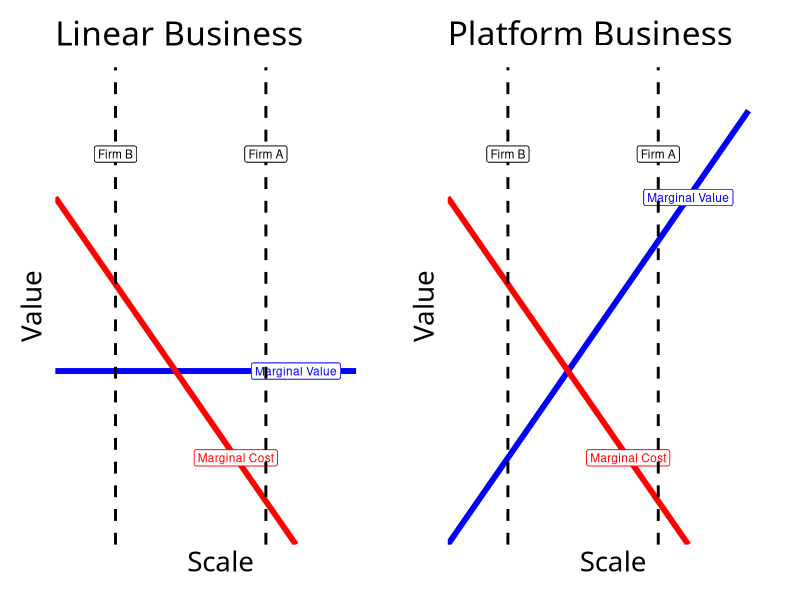
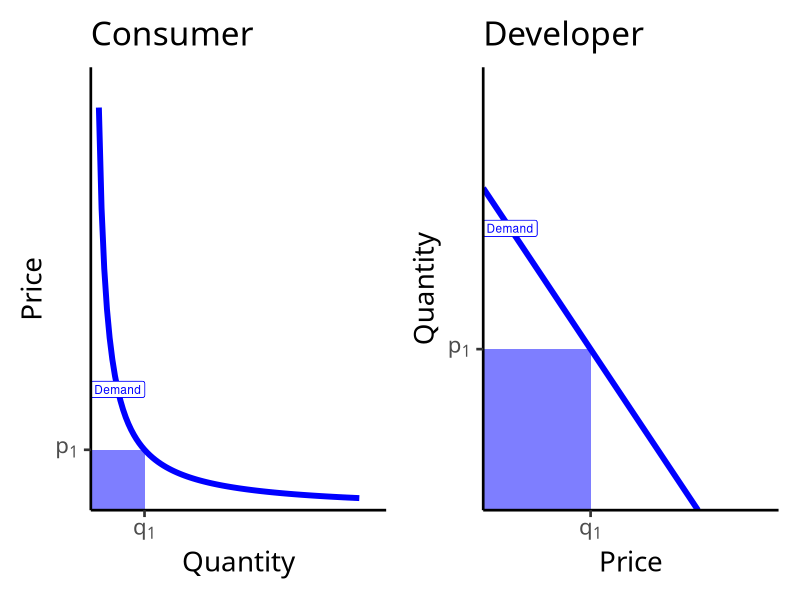
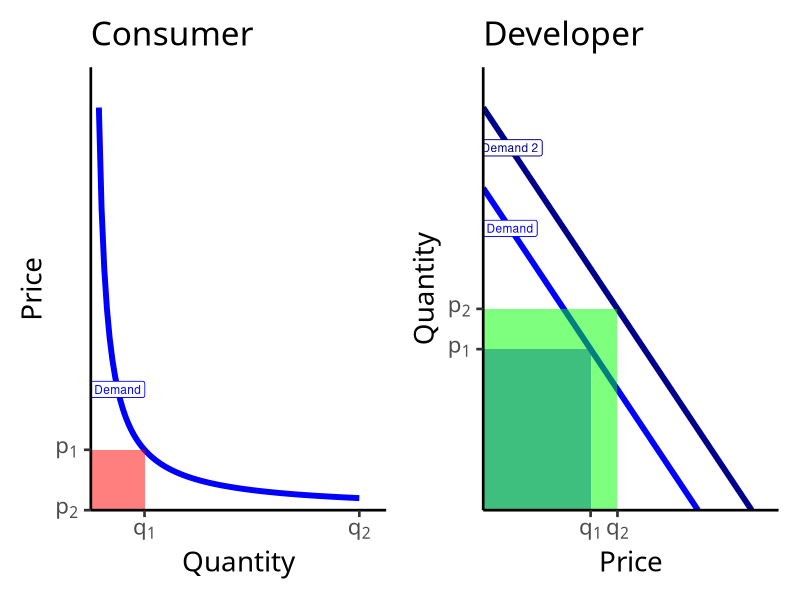

R code for these plots, in order:
## ---- chunk 1
options(htmltools.dir.version = FALSE)
knitr::opts_chunk$set(echo = F,
                      warning = F,
                      message = F,
                      fig.retina = 3,
                      fig.align = "center")
library("tidyverse")
library("ggrepel")

theme_slides <- theme_light() + 
  theme(
    text = element_text(family = "Fira Sans", size = 24)
  )

## ---- chunk 2
library(patchwork)
mv_linear=function(x){4}
mc_linear=function(x){8-x}

p1<-ggplot(data.frame(x=c(0,10)), aes(x=x))+
  stat_function(fun=mv_linear, geom="line", size=2, color = "blue")+
    geom_label(aes(x=8,y=mv_linear(8)), color = "blue", label="Marginal Value", size = 3)+
  stat_function(fun=mc_linear, geom="line", size=2, color = "red")+
    geom_label(aes(x=6,y=mc_linear(6)), color = "red", label="Marginal Cost", size = 3)+
  geom_vline(xintercept=2, size=1, linetype="dashed")+
  geom_label(x = 2, y = 9, label = "Firm B", size=3)+
  
  geom_vline(xintercept=7, size=1, linetype="dashed")+
  geom_label(x = 7, y = 9, label = "Firm A", size=3)+

    scale_x_continuous(breaks=NULL,
                     limits=c(0,10),
                     expand=expand_scale(mult=c(0,0.1)))+
  scale_y_continuous(breaks=NULL,
                     limits=c(0,10),
                     expand=expand_scale(mult=c(0,0.1)))+
  guides(fill=F)+
  labs(title = "Linear Business",
       x = "Scale",
       y = "Value")+
  theme_classic(base_family = "Fira Sans Condensed", base_size=20)

mv_platform=function(x){x}
mc_platform=function(x){8-x}

p2<-ggplot(data.frame(x=c(0,10)), aes(x=x))+
  stat_function(fun=mv_platform, geom="line", size=2, color = "blue")+
    geom_label(aes(x=8,y=mv_platform(8)), color = "blue", label="Marginal Value", size = 3)+
  stat_function(fun=mc_platform, geom="line", size=2, color = "red")+
    geom_label(aes(x=6,y=mc_platform(6)), color = "red", label="Marginal Cost", size = 3)+
  geom_vline(xintercept=2, size=1, linetype="dashed")+
  geom_label(x = 2, y = 9, label = "Firm B", size=3)+
  
  geom_vline(xintercept=7, size=1, linetype="dashed")+
  geom_label(x = 7, y = 9, label = "Firm A", size=3)+
  
    scale_x_continuous(breaks=NULL,
                     limits=c(0,10),
                     expand=expand_scale(mult=c(0,0.1)))+
  scale_y_continuous(breaks=NULL,
                     limits=c(0,10),
                     expand=expand_scale(mult=c(0,0.1)))+
  guides(fill=F)+
  labs(title = "Platform Business",
       x = "Scale",
       y = "Value")+
  theme_classic(base_family = "Fira Sans Condensed", base_size=20)

p1+p2
## ---- chunk 3
demand_a=function(x){3/x}

p3<-ggplot(data.frame(x=c(0,10)), aes(x=x))+
  stat_function(fun=demand_a, geom="line", size=2, color = "blue")+
  geom_label(aes(x=1,y=demand_a(1)), color = "blue", label="Demand", size = 3)+
  geom_rect(xmin=0,xmax=2,ymin=0,ymax=demand_a(2), fill="blue", alpha=0.3)+
  scale_x_continuous(breaks=c(2),
                     labels=c(expression(q[1])),
                     limits=c(0,10),
                     expand=expand_scale(mult=c(0,0.1)))+
  scale_y_continuous(breaks=c(demand_a(2)),
                     labels=c(expression(p[1])),
                     limits=c(0,10),
                     expand=expand_scale(mult=c(0,0.1)))+
  labs(title = "Consumer",
       x = "Quantity",
       y = "Price")+
  theme_classic(base_family = "Fira Sans Condensed", base_size=20)

demand_b=function(x){8-x}
demand_b2=function(x){10-x}

p4<-ggplot(data.frame(x=c(0,10)), aes(x=x))+
  stat_function(fun=demand_b, geom="line", size=2, color = "blue")+
  geom_label(aes(x=1,y=demand_b(1)), color = "blue", label="Demand", size = 3)+
  geom_rect(xmin=0,xmax=4,ymin=0,ymax=demand_b(4), fill="blue", alpha=0.3)+
  scale_x_continuous(breaks=c(4),
                     labels=c(expression(q[1])),
                     limits=c(0,10),
                     expand=expand_scale(mult=c(0,0.1)))+
  scale_y_continuous(breaks=c(demand_b(4)),
                     labels=c(expression(p[1])),
                     limits=c(0,10),
                     expand=expand_scale(mult=c(0,0.1)))+
  labs(title = "Developer",
       x = "Price",
       y = "Quantity")+
  theme_classic(base_family = "Fira Sans Condensed", base_size=20)

p3+p4
## ---- chunk 4
p5<-ggplot(data.frame(x=c(0,10)), aes(x=x))+
  stat_function(fun=demand_a, geom="line", size=2, color = "blue")+
  geom_label(aes(x=1,y=demand_a(1)), color = "blue", label="Demand", size = 3)+
  geom_rect(xmin=0,xmax=2,ymin=0,ymax=demand_a(2), fill="red", alpha=0.3)+
  scale_x_continuous(breaks=c(2,10),
                     labels=c(expression(q[1]),expression(q[2])),
                     limits=c(0,10),
                     expand=expand_scale(mult=c(0,0.1)))+
  scale_y_continuous(breaks=c(0,demand_a(2)),
                     labels=c(expression(p[2]),expression(p[1])),
                     limits=c(0,10),
                     expand=expand_scale(mult=c(0,0.1)))+
  labs(title = "Consumer",
       x = "Quantity",
       y = "Price")+
  theme_classic(base_family = "Fira Sans Condensed", base_size=20)

demand_b2=function(x){10-x}

p6<-ggplot(data.frame(x=c(0,10)), aes(x=x))+
  stat_function(fun=demand_b, geom="line", size=2, color = "blue")+
  geom_label(aes(x=1,y=demand_b(1)), color = "blue", label="Demand", size = 3)+
  stat_function(fun=demand_b2, geom="line", size=2, color = "darkblue")+
  geom_label(aes(x=1,y=demand_b2(1)), color = "darkblue", label="Demand 2", size = 3)+
  geom_rect(xmin=0,xmax=4,ymin=0,ymax=demand_b(4), fill="blue", alpha=0.3)+
  geom_rect(xmin=0,xmax=5,ymin=0,ymax=demand_b2(5), fill="green", alpha=0.3)+
  scale_x_continuous(breaks=c(4,5),
                     labels=c(expression(q[1]),expression(q[2])),
                     limits=c(0,10),
                     expand=expand_scale(mult=c(0,0.1)))+
  scale_y_continuous(breaks=c(demand_b(4),demand_b2(5)),
                     labels=c(expression(p[1]),expression(p[2])),
                     limits=c(0,10),
                     expand=expand_scale(mult=c(0,0.1)))+
  labs(title = "Developer",
       x = "Price",
       y = "Quantity")+
  theme_classic(base_family = "Fira Sans Condensed", base_size=20)

p5+p6
